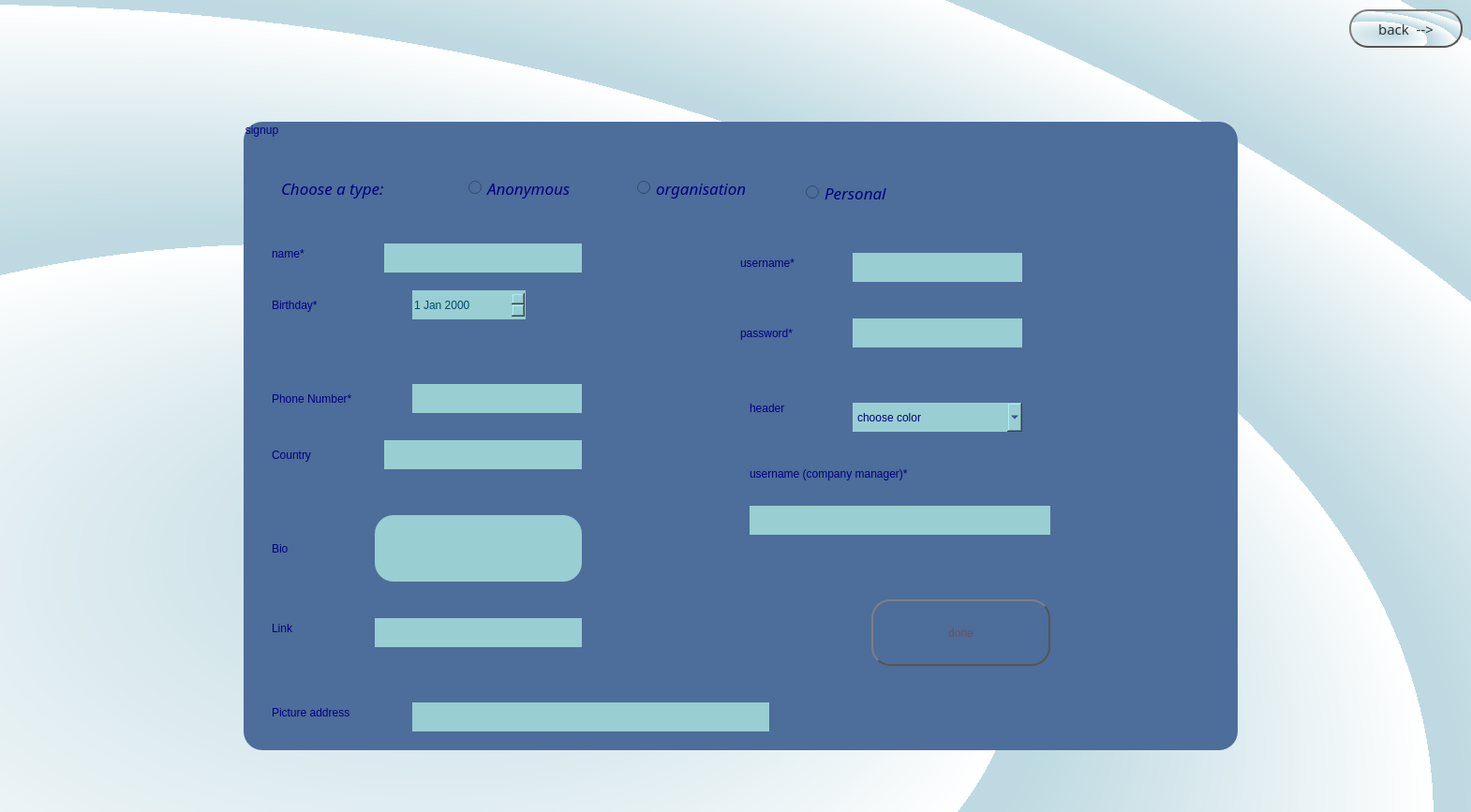
<?xml version="1.0" encoding="UTF-8"?>
<ui version="4.0">
 <class>signup</class>
 <widget class="QWidget" name="signup">
  <property name="geometry">
   <rect>
    <x>0</x>
    <y>0</y>
    <width>1570</width>
    <height>867</height>
   </rect>
  </property>
  <property name="windowTitle">
   <string>Form</string>
  </property>
  <property name="styleSheet">
   <string notr="true">background-color: qradialgradient(spread:repeat, cx:0.192, cy:0.801, radius:0.5, fx:0.41, fy:0.596, stop:0.0696517 rgba(190, 217, 225, 255), stop:1 rgba(255, 255, 255, 255));</string>
  </property>
  <widget class="QGroupBox" name="rbtn_org_p">
   <property name="geometry">
    <rect>
     <x>260</x>
     <y>130</y>
     <width>1061</width>
     <height>671</height>
    </rect>
   </property>
   <property name="styleSheet">
    <string notr="true">font: italic 13pt &quot;Sitka Display&quot;;
background-color: #4D6D9A;
color:#00007f ;
border-radius: 20px;
border-style: outset;</string>
   </property>
   <property name="title">
    <string>signup</string>
   </property>
   <widget class="QLabel" name="lbl_">
    <property name="geometry">
     <rect>
      <x>530</x>
      <y>140</y>
      <width>111</width>
      <height>21</height>
     </rect>
    </property>
    <property name="text">
     <string>username*</string>
    </property>
   </widget>
   <widget class="QLabel" name="label_2">
    <property name="geometry">
     <rect>
      <x>530</x>
      <y>210</y>
      <width>101</width>
      <height>31</height>
     </rect>
    </property>
    <property name="text">
     <string>password*</string>
    </property>
   </widget>
   <widget class="QLineEdit" name="ln_username_s">
    <property name="geometry">
     <rect>
      <x>650</x>
      <y>140</y>
      <width>181</width>
      <height>31</height>
     </rect>
    </property>
    <property name="styleSheet">
     <string notr="true">background-color:#99CED3 ;
color: rgb(0, 72, 106) ;
border-radius: 20px;
border-style: outset;</string>
    </property>
    <property name="echoMode">
     <enum>QLineEdit::Normal</enum>
    </property>
    <property name="placeholderText">
     <string/>
    </property>
   </widget>
   <widget class="QLineEdit" name="ln_password_s">
    <property name="geometry">
     <rect>
      <x>650</x>
      <y>210</y>
      <width>181</width>
      <height>31</height>
     </rect>
    </property>
    <property name="styleSheet">
     <string notr="true">background-color:#99CED3 ;
color: rgb(0, 72, 106) ;
border-radius: 20px;
border-style: outset;</string>
    </property>
    <property name="echoMode">
     <enum>QLineEdit::Password</enum>
    </property>
   </widget>
   <widget class="QPushButton" name="btn_done_signup">
    <property name="geometry">
     <rect>
      <x>670</x>
      <y>510</y>
      <width>191</width>
      <height>71</height>
     </rect>
    </property>
    <property name="styleSheet">
     <string notr="true">QPushButton {
color: #6a5156;
border: 2px solid #555;
border-radius: 20px;
border-style: outset;
background: qradialgradient(
cx: 0.3, cy: -0.4, fx: 0.3, fy: -0.4,
radius: 1.35, stop: 0 #fff, stop: 1 #EDB5BF
);
padding: 5px;
}

QPushButton:hover {
background:  qradialgradient(
cx: 0.3, cy: -0.4, fx: 0.3, fy: -0.4,
radius: 1.35, stop: 0 #fff, stop: 1 #ffdde2
);
}</string>
    </property>
    <property name="text">
     <string>done</string>
    </property>
   </widget>
   <widget class="QRadioButton" name="rbtn_personal_s">
    <property name="enabled">
     <bool>true</bool>
    </property>
    <property name="geometry">
     <rect>
      <x>600</x>
      <y>60</y>
      <width>171</width>
      <height>31</height>
     </rect>
    </property>
    <property name="font">
     <font>
      <family>Sitka Display</family>
      <pointsize>13</pointsize>
      <weight>50</weight>
      <italic>true</italic>
      <bold>false</bold>
     </font>
    </property>
    <property name="text">
     <string>Personal</string>
    </property>
   </widget>
   <widget class="QRadioButton" name="rbtn_organ_s">
    <property name="geometry">
     <rect>
      <x>420</x>
      <y>50</y>
      <width>171</width>
      <height>41</height>
     </rect>
    </property>
    <property name="font">
     <font>
      <family>Sitka Display</family>
      <pointsize>13</pointsize>
      <weight>50</weight>
      <italic>true</italic>
      <bold>false</bold>
     </font>
    </property>
    <property name="text">
     <string>organisation</string>
    </property>
   </widget>
   <widget class="QRadioButton" name="rbtn_ano_s">
    <property name="geometry">
     <rect>
      <x>240</x>
      <y>40</y>
      <width>161</width>
      <height>61</height>
     </rect>
    </property>
    <property name="font">
     <font>
      <family>Sitka Display</family>
      <pointsize>13</pointsize>
      <weight>50</weight>
      <italic>true</italic>
      <bold>false</bold>
     </font>
    </property>
    <property name="text">
     <string>Anonymous</string>
    </property>
   </widget>
   <widget class="QLabel" name="lbl_age_s">
    <property name="geometry">
     <rect>
      <x>30</x>
      <y>180</y>
      <width>101</width>
      <height>31</height>
     </rect>
    </property>
    <property name="text">
     <string>Birthday*</string>
    </property>
   </widget>
   <widget class="QLabel" name="lbl_name_s">
    <property name="geometry">
     <rect>
      <x>30</x>
      <y>130</y>
      <width>61</width>
      <height>21</height>
     </rect>
    </property>
    <property name="text">
     <string>name*</string>
    </property>
   </widget>
   <widget class="QLineEdit" name="ln_name_s">
    <property name="geometry">
     <rect>
      <x>150</x>
      <y>130</y>
      <width>211</width>
      <height>31</height>
     </rect>
    </property>
    <property name="styleSheet">
     <string notr="true">background-color:#99CED3 ;
color: rgb(0, 72, 106) ;</string>
    </property>
   </widget>
   <widget class="QLabel" name="lbl_phone_s">
    <property name="geometry">
     <rect>
      <x>30</x>
      <y>280</y>
      <width>141</width>
      <height>31</height>
     </rect>
    </property>
    <property name="text">
     <string>Phone Number*</string>
    </property>
   </widget>
   <widget class="QLineEdit" name="ln_phone_s">
    <property name="geometry">
     <rect>
      <x>180</x>
      <y>280</y>
      <width>181</width>
      <height>31</height>
     </rect>
    </property>
    <property name="styleSheet">
     <string notr="true">background-color:#99CED3 ;
color: rgb(0, 72, 106) ;</string>
    </property>
   </widget>
   <widget class="QLabel" name="label_3">
    <property name="geometry">
     <rect>
      <x>30</x>
      <y>340</y>
      <width>81</width>
      <height>31</height>
     </rect>
    </property>
    <property name="text">
     <string>Country</string>
    </property>
   </widget>
   <widget class="QLineEdit" name="ln_country_s">
    <property name="geometry">
     <rect>
      <x>150</x>
      <y>340</y>
      <width>211</width>
      <height>31</height>
     </rect>
    </property>
    <property name="styleSheet">
     <string notr="true">background-color:#99CED3 ;
color: rgb(0, 72, 106) ;</string>
    </property>
   </widget>
   <widget class="QLabel" name="lbl_bio_s">
    <property name="geometry">
     <rect>
      <x>30</x>
      <y>440</y>
      <width>55</width>
      <height>31</height>
     </rect>
    </property>
    <property name="text">
     <string>Bio</string>
    </property>
   </widget>
   <widget class="QDateEdit" name="dateEdit_age_s">
    <property name="geometry">
     <rect>
      <x>180</x>
      <y>180</y>
      <width>121</width>
      <height>31</height>
     </rect>
    </property>
    <property name="styleSheet">
     <string notr="true">background-color:#99CED3 ;
color: rgb(0, 72, 106) ;</string>
    </property>
   </widget>
   <widget class="QLabel" name="lbl_link_s">
    <property name="geometry">
     <rect>
      <x>30</x>
      <y>530</y>
      <width>55</width>
      <height>21</height>
     </rect>
    </property>
    <property name="text">
     <string>Link</string>
    </property>
   </widget>
   <widget class="QLineEdit" name="ln_link_s">
    <property name="geometry">
     <rect>
      <x>140</x>
      <y>530</y>
      <width>221</width>
      <height>31</height>
     </rect>
    </property>
    <property name="styleSheet">
     <string notr="true">background-color:#99CED3 ;
color: rgb(0, 72, 106) ;</string>
    </property>
   </widget>
   <widget class="QPlainTextEdit" name="plainTxt_bio_s">
    <property name="geometry">
     <rect>
      <x>140</x>
      <y>420</y>
      <width>221</width>
      <height>71</height>
     </rect>
    </property>
    <property name="styleSheet">
     <string notr="true">background-color:#99CED3 ;
color: rgb(0, 72, 106) ;</string>
    </property>
   </widget>
   <widget class="QLabel" name="lbl_type_s">
    <property name="geometry">
     <rect>
      <x>40</x>
      <y>50</y>
      <width>171</width>
      <height>41</height>
     </rect>
    </property>
    <property name="font">
     <font>
      <family>Sitka Display</family>
      <pointsize>13</pointsize>
      <weight>50</weight>
      <italic>true</italic>
      <bold>false</bold>
     </font>
    </property>
    <property name="text">
     <string>Choose a type:</string>
    </property>
   </widget>
   <widget class="QLabel" name="lbl_username_maneger">
    <property name="geometry">
     <rect>
      <x>540</x>
      <y>360</y>
      <width>351</width>
      <height>31</height>
     </rect>
    </property>
    <property name="text">
     <string>username (company manager)*</string>
    </property>
   </widget>
   <widget class="QLineEdit" name="ln_username_manager">
    <property name="geometry">
     <rect>
      <x>540</x>
      <y>410</y>
      <width>321</width>
      <height>31</height>
     </rect>
    </property>
    <property name="styleSheet">
     <string notr="true">background-color:#99CED3 ;
color: rgb(0, 72, 106) ;
border-radius: 20px;
border-style: outset;</string>
    </property>
    <property name="echoMode">
     <enum>QLineEdit::Normal</enum>
    </property>
   </widget>
   <widget class="QLabel" name="lbl_image">
    <property name="geometry">
     <rect>
      <x>30</x>
      <y>620</y>
      <width>141</width>
      <height>21</height>
     </rect>
    </property>
    <property name="text">
     <string>Picture address</string>
    </property>
   </widget>
   <widget class="QLineEdit" name="ln_image">
    <property name="geometry">
     <rect>
      <x>180</x>
      <y>620</y>
      <width>381</width>
      <height>31</height>
     </rect>
    </property>
    <property name="styleSheet">
     <string notr="true">background-color:#99CED3 ;
color: rgb(0, 72, 106) ;
border-radius: 20px;
border-style: outset;</string>
    </property>
    <property name="echoMode">
     <enum>QLineEdit::Normal</enum>
    </property>
   </widget>
   <widget class="QLabel" name="label_4">
    <property name="geometry">
     <rect>
      <x>540</x>
      <y>290</y>
      <width>91</width>
      <height>31</height>
     </rect>
    </property>
    <property name="text">
     <string>header</string>
    </property>
   </widget>
   <widget class="QComboBox" name="comboBox">
    <property name="geometry">
     <rect>
      <x>650</x>
      <y>300</y>
      <width>181</width>
      <height>31</height>
     </rect>
    </property>
    <property name="styleSheet">
     <string notr="true">background-color:#99CED3 ;</string>
    </property>
    <item>
     <property name="text">
      <string>choose color</string>
     </property>
    </item>
    <item>
     <property name="text">
      <string>brown</string>
     </property>
    </item>
    <item>
     <property name="text">
      <string>orange</string>
     </property>
    </item>
    <item>
     <property name="text">
      <string>pink</string>
     </property>
    </item>
    <item>
     <property name="text">
      <string>lightblue</string>
     </property>
    </item>
    <item>
     <property name="text">
      <string>lightgreen</string>
     </property>
    </item>
    <item>
     <property name="text">
      <string>white</string>
     </property>
    </item>
    <item>
     <property name="text">
      <string>red</string>
     </property>
    </item>
    <item>
     <property name="text">
      <string>green</string>
     </property>
    </item>
    <item>
     <property name="text">
      <string>blue</string>
     </property>
    </item>
    <item>
     <property name="text">
      <string>gray</string>
     </property>
    </item>
    <item>
     <property name="text">
      <string>purple</string>
     </property>
    </item>
    <item>
     <property name="text">
      <string>yellow</string>
     </property>
    </item>
    <item>
     <property name="text">
      <string>black</string>
     </property>
    </item>
   </widget>
  </widget>
  <widget class="QPushButton" name="total_exit">
   <property name="geometry">
    <rect>
     <x>1440</x>
     <y>10</y>
     <width>121</width>
     <height>41</height>
    </rect>
   </property>
   <property name="font">
    <font>
     <family>Script MT Bold</family>
     <pointsize>11</pointsize>
     <weight>50</weight>
     <italic>false</italic>
     <bold>false</bold>
    </font>
   </property>
   <property name="styleSheet">
    <string notr="true">QPushButton {
	font: 11pt ;
color: #333;
border: 2px solid #555;
border-radius: 20px;
border-style: outset;
background: qradialgradient(
cx: 0.3, cy: -0.4, fx: 0.3, fy: -0.4,
radius: 1.35, stop: 0 #fff, stop: 1 #326264
);
padding: 5px;
}

QPushButton:hover {
background:  qradialgradient(
cx: 0.3, cy: -0.4, fx: 0.3, fy: -0.4,
radius: 1.35, stop: 0 #fff, stop: 1 #939393
);
}</string>
   </property>
   <property name="text">
    <string>back  --&gt;</string>
   </property>
  </widget>
 </widget>
 <resources/>
 <connections>
  <connection>
   <sender>rbtn_organ_s</sender>
   <signal>clicked()</signal>
   <receiver>lbl_username_maneger</receiver>
   <slot>show()</slot>
   <hints>
    <hint type="sourcelabel">
     <x>689</x>
     <y>202</y>
    </hint>
    <hint type="destinationlabel">
     <x>797</x>
     <y>485</y>
    </hint>
   </hints>
  </connection>
  <connection>
   <sender>rbtn_organ_s</sender>
   <signal>clicked()</signal>
   <receiver>ln_username_manager</receiver>
   <slot>show()</slot>
   <hints>
    <hint type="sourcelabel">
     <x>710</x>
     <y>211</y>
    </hint>
    <hint type="destinationlabel">
     <x>798</x>
     <y>518</y>
    </hint>
   </hints>
  </connection>
 </connections>
</ui>
